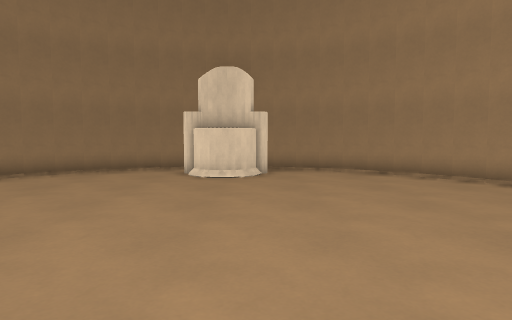
view 1 (above)

13 first-person views from a walk through a level from a Godot 3-D game. The camera is 1.2 m above the floor, tilts 4° down and sees 75° across. The floor is counted in squares, 1 m on a side. Each view is taken from the middle of a square. On the plan, view 1 faces up. The plan holds only what a view shows up to about 14 squares ahead; the rest is blank. Flat picture figures and markers are left out.

view 2
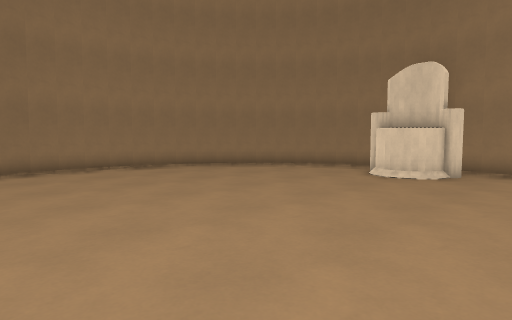

view 3
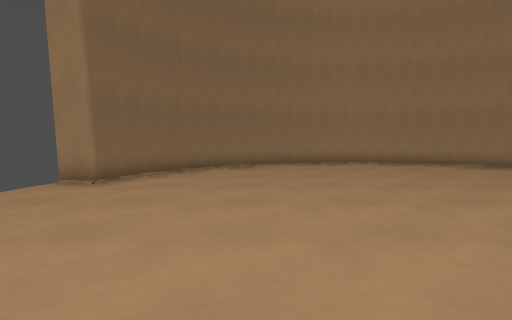

view 4
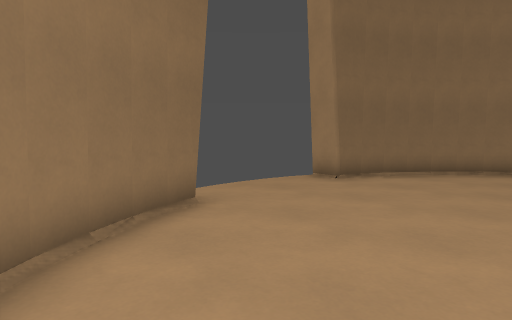

view 5
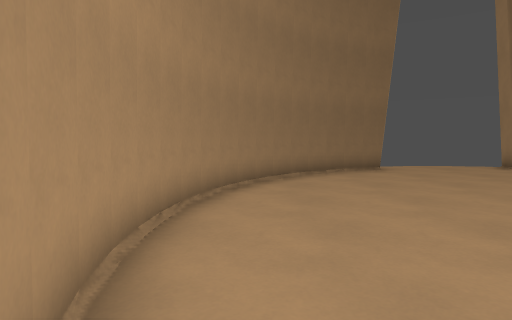

view 6
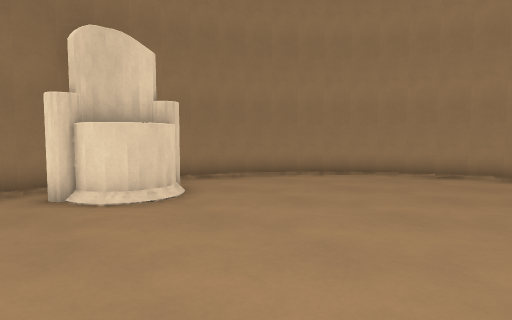

view 7
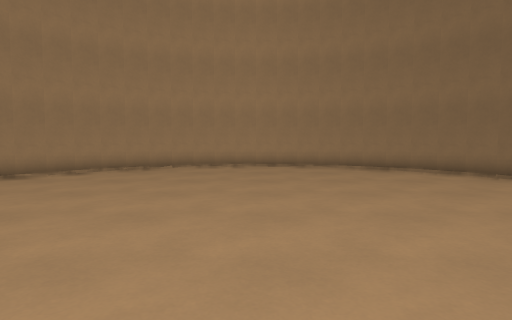

view 8
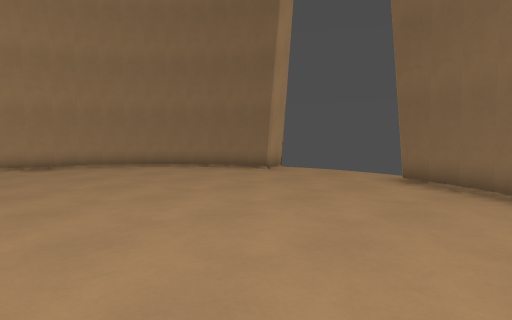

view 9
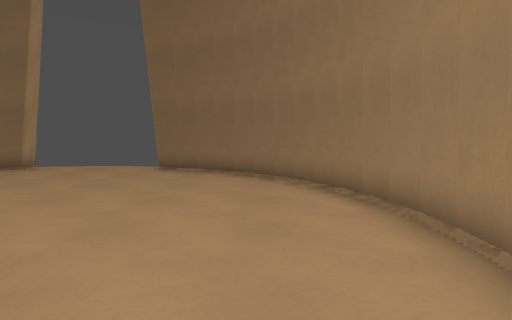

view 10
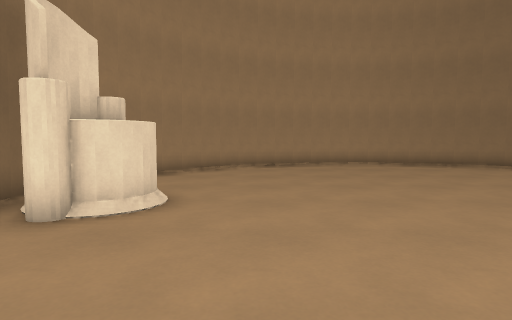

view 11
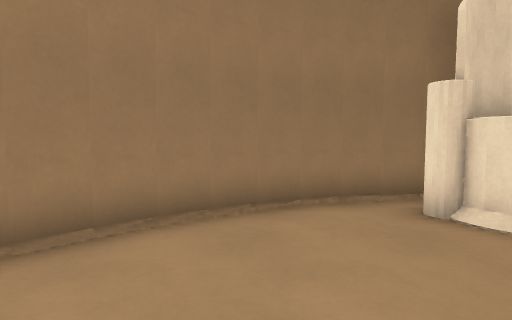

view 12
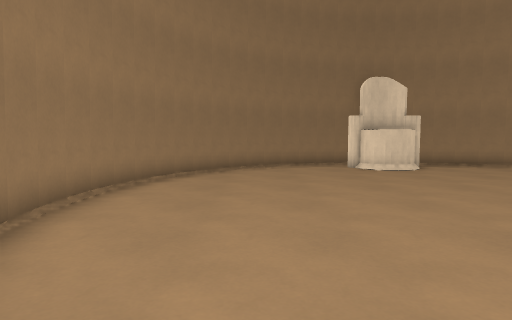

view 13
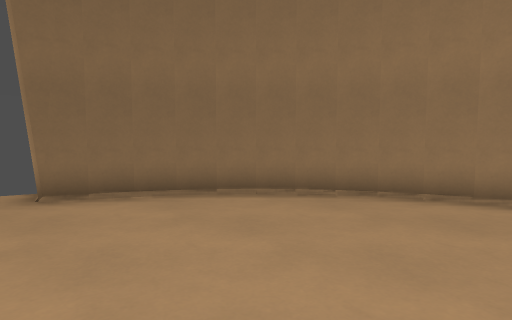

### Floor plan
Points are (right, up) in squares from view 1. A wall is a line through its corners. A room is listed if a view was taken in it or the views show most of it. See-through windows are left out.
Room 1 (views 1, 2, 3, 4, 5, 6, 7, 8, 9, 10, 11, 12, 13)
walls: (2.1, -3.8) (3, -3.4); (-4.3, -3.8) (-3.4, -4.1) (-3.7, -5.2); (2.9, -3.5) (3.8, -2.9); (-5.1, -3.4) (-4.2, -3.8); (3.7, -3) (4.4, -2.5); (-6.4, -2.5) (-5.7, -3) (-4.9, -3.5); (4.3, -2.6) (5, -1.9); (4.9, -2) (5.5, -1.3); (-7.1, -1.9) (-6.3, -2.5); (5.5, -1.4) (6.1, -0.6); (-7.6, -1.3) (-6.9, -2); (6, -0.7) (6.4, 0); (-8.1, -0.6) (-7.5, -1.4); (6.4, -0.1) (6.8, 0.9); (6.7, 0.7) (7.1, 1.6); (-8.5, 0.1) (-8, -0.7); (-8.8, 0.9) (-8.4, -0.1); (-9.1, 1.6) (-8.8, 0.7); (7.1, 1.5) (7.3, 2.4); (-9.3, 2.4) (-9.1, 1.5); (7.3, 2.3) (7.4, 3.2) (7.4, 4); (-9.4, 3.3) (-9.2, 2.3); (7.4, 3.9) (7.4, 4.9); (-9.4, 4.1) (-9.4, 3.1); (7.4, 4.8) (7.2, 5.7); (-9.4, 4.9) (-9.4, 4); (1.7, -5.2) (1.3, -4.1) (2.3, -3.8); (7.3, 5.6) (7.1, 6.5); (-9.3, 5.7) (-9.4, 4.8); (-9, 6.5) (-9.3, 5.6); (7.1, 6.4) (6.8, 7.2); (6.8, 7.1) (6.4, 8); (-8.8, 7.3) (-9.1, 6.4); (-8.4, 8) (-8.8, 7.1); (6.5, 7.9) (5.9, 8.8); (-8, 8.7) (-8.4, 7.9); (6, 8.7) (5.5, 9.4); (5.5, 9.3) (5, 10); (-7.5, 9.4) (-8.1, 8.6); (5, 9.9) (4.3, 10.5); (-6.9, 10) (-7.5, 9.3); (4.4, 10.5) (3.7, 11); (3.8, 10.9) (2.9, 11.5); (-6.3, 10.6) (-7, 9.9); (3, 11.4) (2.2, 11.8); (-4.9, 11.5) (-5.7, 11) (-6.4, 10.5); (-4.2, 11.8) (-5.1, 11.4); (1.6, 12) (0.6, 12.3); (2.3, 11.8) (1.4, 12.1); (-0.9, 12.4) (-1.9, 12.4); (-3.4, 12.1) (-4.3, 11.8); (-2.5, 12.3) (-3.5, 12); (-1.7, 12.4) (-2.7, 12.2); (0.8, 12.3) (0, 12.4)
objects: throne (-2, 10) to (0, 11)

Where each view was taken, in squares from view 1:
view 1: 0 up, 0 right, facing up
view 2: 0 up, 3 right, facing up-left
view 3: 0 up, 5 right, facing left
view 4: 1 up, 5 right, facing down-left
view 5: 8 up, 6 right, facing down
view 6: 4 up, 4 left, facing up-right
view 7: 4 up, 6 left, facing right
view 8: 5 up, 7 left, facing down-right
view 9: 8 up, 7 left, facing down
view 10: 8 up, 7 left, facing right
view 11: 6 up, 5 left, facing up
view 12: 2 down, 6 left, facing up
view 13: 3 up, 2 left, facing down-left
